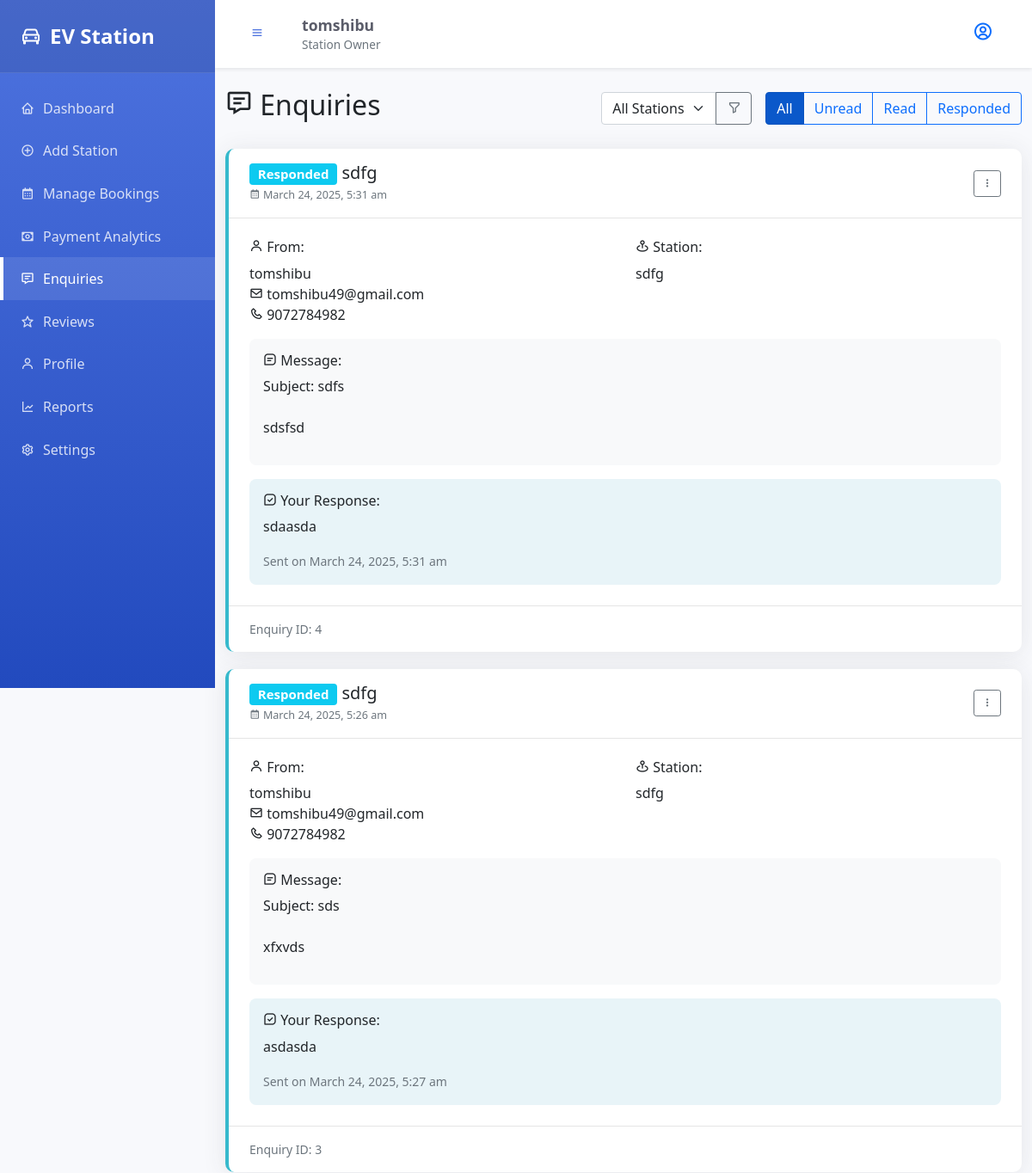
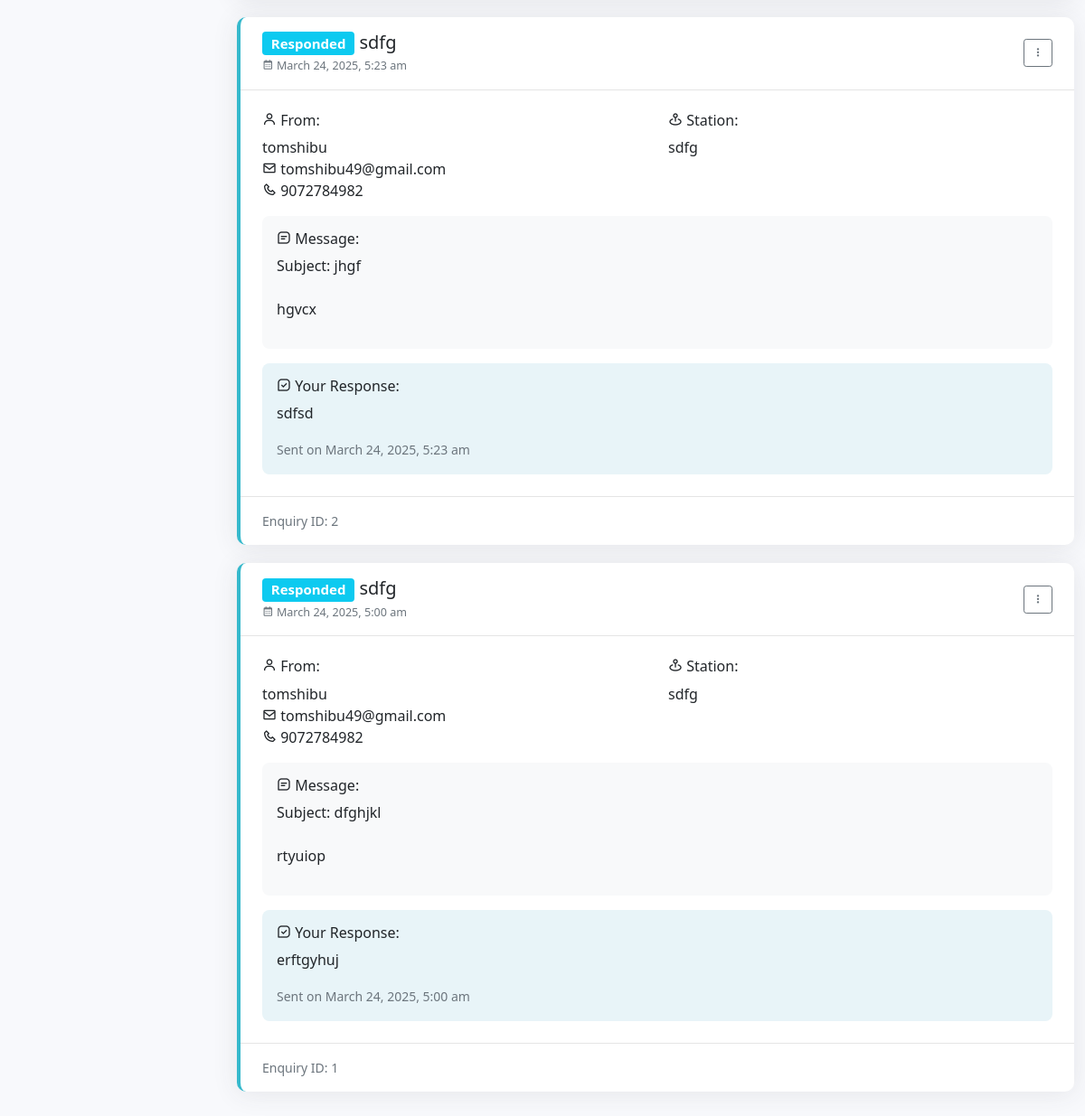
Screenshot of /view-enquiries.php (signed in) with the database file from the repository (2 pictures, top to bottom).
### tables this page shows
CREATE TABLE `enquiries` (
  `enquiry_id` int(11) NOT NULL,
  `user_id` int(11) NOT NULL,
  `station_id` int(11) NOT NULL,
  `message` text NOT NULL,
  `enquiry_date` timestamp NOT NULL DEFAULT current_timestamp(),
  `status` enum('unread','read','responded') DEFAULT 'unread',
  `response` text DEFAULT NULL,
  `response_date` timestamp NULL DEFAULT NULL,
  `created_at` timestamp NOT NULL DEFAULT current_timestamp(),
  `updated_at` timestamp NOT NULL DEFAULT current_timestamp() ON UPDATE current_timestamp()
);

CREATE TABLE `charging_stations` (
  `station_id` int(11) NOT NULL,
  `owner_name` varchar(100) NOT NULL,
  `name` varchar(100) NOT NULL,
  `location` point NOT NULL,
  `address` varchar(255) NOT NULL,
  `operator_id` int(11) DEFAULT NULL,
  `price` decimal(10,2) NOT NULL DEFAULT 0.00,
  `charger_types` longtext NOT NULL CHECK (json_valid(`charger_types`)),
  `total_slots` int(11) NOT NULL,
  `available_slots` int(11) NOT NULL DEFAULT 0,
  `status` enum('active','inactive','maintenance') DEFAULT 'active',
  `image` varchar(255) DEFAULT NULL,
  `created_at` timestamp NOT NULL DEFAULT current_timestamp(),
  `updated_at` timestamp NOT NULL DEFAULT current_timestamp() ON UPDATE current_timestamp(),
  `price_per_hour` decimal(10,2) NOT NULL DEFAULT 100.00
);

CREATE TABLE `tbl_users` (
  `user_id` int(11) NOT NULL,
  `email` varchar(255) NOT NULL,
  `passwordhash` varchar(255) NOT NULL,
  `name` varchar(100) NOT NULL,
  `username` varchar(100) NOT NULL,
  `phone_number` varchar(20) DEFAULT NULL,
  `profile_picture` varchar(255) DEFAULT NULL,
  `is_admin` tinyint(1) DEFAULT 0,
  `created_at` timestamp NOT NULL DEFAULT current_timestamp(),
  `status` enum('pending','active','inactive') DEFAULT 'pending',
  `updated_at` timestamp NOT NULL DEFAULT current_timestamp() ON UPDATE current_timestamp(),
  `verification_token` varchar(64) DEFAULT NULL,
  `token_expiry` datetime DEFAULT NULL,
  `otp` varchar(6) DEFAULT NULL,
  `otp_expiration` datetime DEFAULT NULL,
  `is_verified` tinyint(1) DEFAULT 0
);

### view-enquiries.php (the view, shortened to what this page needs)
<?php
require_once 'config.php';
$enquiries = [];
try {
    $stationFilter = '';
    $stmt = $pdo->prepare("
        SELECT
            e.enquiry_id,
            e.user_id,
            e.station_id,
            e.message,
            e.enquiry_date,
            e.status,
            e.response,
            e.response_date,
            cs.name as station_name,
            u.name as user_name,
            u.email as user_email,
            u.phone_number as user_phone
        FROM
            enquiries e
        JOIN
            charging_stations cs ON e.station_id = cs.station_id
        JOIN
            tbl_users u ON e.user_id = u.user_id
        WHERE
            cs.owner_name = ?
            $stationFilter
        ORDER BY
            CASE
                WHEN e.status = 'unread' THEN 1
                WHEN e.status = 'read' THEN 2
                WHEN e.status = 'responded' THEN 3
            END,
            e.enquiry_date DESC
    ");
    $params = [$_SESSION['owner_name']];
    $stmt->execute($params);
    $enquiries = $stmt->fetchAll();
} catch (PDOException $e) {
    error_log("Database error in view-enquiries.php: " . $e->getMessage());
    error_log("SQL State: " . $e->getCode());
    $error = "Database error: " . $e->getMessage();
} catch (Exception $e) {
    error_log("General error in view-enquiries.php: " . $e->getMessage());
    $error = "An error occurred while loading enquiries. Please try again later.";
}
?>
<!DOCTYPE html>
<html lang="en">
<head>
    <link href="https://cdn.jsdelivr.net/npm/bootstrap@5.1.3/dist/css/bootstrap.min.css" rel="stylesheet">
    <link href="https://cdn.jsdelivr.net/npm/boxicons@2.0.7/css/boxicons.min.css" rel="stylesheet">
</head>
<body>
    <div class="page-container">
        <div class="sidebar-container" id="sidebar">
            <div class="sidebar-header">
                <a href="station-owner-dashboard.php" class="sidebar-brand">
                    <i class='bx bx-car'></i>
                    <span>EV Station</span>
                </a>
            </div>
            <div class="sidebar-nav">
                <a href="station-owner-dashboard.php" class="sidebar-link">
                    <i class='bx bx-home'></i>
                    <span>Dashboard</span>
                </a>
                <a href="so_add_station.php" class="sidebar-link">
                    <i class='bx bx-plus-circle'></i>
                    <span>Add Station</span>
                </a>
                <a href="manage-booking.php" class="sidebar-link">
                    <i class='bx bx-calendar'></i>
                    <span>Manage Bookings</span>
                </a>
                <a href="station_owner/payment_analytics.php" class="sidebar-link">
                    <i class='bx bx-money'></i>
                    <span>Payment Analytics</span>
                </a>
                <a href="view-enquiries.php" class="sidebar-link active">
                    <i class='bx bx-message-detail'></i>
                    <span>Enquiries</span>
                </a>
                <a href="view-reviews.php" class="sidebar-link">
                    <i class='bx bx-star'></i>
                    <span>Reviews</span>
                </a>
                <a href="station_owner/so_profile.php" class="sidebar-link">
                    <i class='bx bx-user'></i>
                    <span>Profile</span>
                </a>
                <a href="reports.php" class="sidebar-link">
                    <i class='bx bx-line-chart'></i>
                    <span>Reports</span>
                </a>
                <a href="settings.php" class="sidebar-link">
                    <i class='bx bx-cog'></i>
                    <span>Settings</span>
                </a>
            </div>
        </div>
        <div class="main-content">
            <header class="main-header">
                <div class="header-left">
                    <button class="btn btn-link" id="sidebarToggle">
                        <i class='bx bx-menu'></i>
                    </button>
                    <div class="user-menu">
                        <div class="user-info">
                            <div class="user-name"><?php echo htmlspecialchars($_SESSION['owner_name']); ?></div>
                            <div class="user-role">Station Owner</div>
                        </div>
                    </div>
                </div>
                <div class="dropdown">
                    <button class="btn btn-link" type="button" id="userMenuButton" data-bs-toggle="dropdown">
                        <i class='bx bx-user-circle fs-4'></i>
                    </button>
                </div>
            </header>
            <div class="container-fluid py-4">
                <div class="d-flex justify-content-between align-items-center mb-4">
                    <h2>
                        <i class='bx bx-message-detail'></i>
                        Enquiries
                    </h2>
                    <div class="d-flex align-items-center">
                        <form method="get" class="me-3">
                            <div class="input-group">
                                <select name="station_id" class="form-select" onchange="this.form.submit()">
                                    <option value="">All Stations</option>
                                </select>
                                <button class="btn btn-outline-secondary" type="submit">
                                    <i class='bx bx-filter-alt'></i>
                                </button>
                            </div>
                        </form>
                        <div class="btn-group">
                            <button type="button" class="btn btn-outline-primary" id="filterAll">All</button>
                            <button type="button" class="btn btn-outline-primary" id="filterUnread">Unread</button>
                            <button type="button" class="btn btn-outline-primary" id="filterRead">Read</button>
                            <button type="button" class="btn btn-outline-primary" id="filterResponded">Responded</button>
                        </div>
                    </div>
                </div>
                <?php if (empty($enquiries)): ?>
                    <div class="section-card text-center py-5">
                        <i class='bx bx-message-x' style="font-size: 4rem; color: #6c757d;"></i>
                        <h4 class="mt-3">No Enquiries Found</h4>
                        <p class="text-muted">You don't have any enquiries for your charging stations yet.</p>
                    </div>
                <?php else: ?>
                    <div class="enquiries-container">
                        <?php foreach ($enquiries as $enquiry): ?>
                            <div class="card enquiry-card enquiry-<?php echo $enquiry['status']; ?>"
                                 data-status="<?php echo $enquiry['status']; ?>">
                                <div class="enquiry-header">
                                    <div>
                                        <h5 class="mb-0">
                                            <span class="badge badge-<?php echo $enquiry['status']; ?> bg-<?php
                                                echo $enquiry['status'] === 'unread' ? 'primary' :
                                                    ($enquiry['status'] === 'read' ? 'success' : 'info');
                                            ?>">
                                                <?php echo ucfirst($enquiry['status']); ?>
                                            </span>
                                            <?php echo htmlspecialchars($enquiry['station_name']); ?>
                                        </h5>
                                        <div class="enquiry-date">
                                            <small>
                                                <i class='bx bx-calendar'></i>
                                                <?php echo date('F j, Y, g:i a', strtotime($enquiry['enquiry_date'])); ?>
                                            </small>
                                        </div>
                                    </div>
                                    <div>
                                        <div class="dropdown">
                                            <button class="btn btn-sm btn-outline-secondary" type="button" data-bs-toggle="dropdown">
                                                <i class='bx bx-dots-vertical-rounded'></i>
                                            </button>
                                        </div>
                                    </div>
                                </div>
                                <div class="enquiry-body">
                                    <div class="row mb-3">
                                        <div class="col-md-6">
                                            <h6><i class='bx bx-user'></i> From:</h6>
                                            <p class="mb-0"><?php echo htmlspecialchars($enquiry['user_name']); ?></p>
                                            <p class="mb-0">
                                                <i class='bx bx-envelope'></i>
                                                <?php echo htmlspecialchars($enquiry['user_email']); ?>
                                            </p>
                                            <?php if (!empty($enquiry['user_phone'])): ?>
                                                <p class="mb-0">
                                                    <i class='bx bx-phone'></i>
                                                    <?php echo htmlspecialchars($enquiry['user_phone']); ?>
                                                </p>
                                            <?php endif; ?>
                                        </div>
                                        <div class="col-md-6">
                                            <h6><i class='bx bx-map-pin'></i> Station:</h6>
                                            <p><?php echo htmlspecialchars($enquiry['station_name']); ?></p>
                                        </div>
                                    </div>
                                    <div class="enquiry-message">
                                        <h6><i class='bx bx-message-square-detail'></i> Message:</h6>
                                        <p><?php echo nl2br(htmlspecialchars($enquiry['message'])); ?></p>
                                    </div>
                                    <?php if (!empty($enquiry['response'])): ?>
                                        <div class="enquiry-response">
                                            <h6><i class='bx bx-message-square-check'></i> Your Response:</h6>
                                            <p><?php echo nl2br(htmlspecialchars($enquiry['response'])); ?></p>
                                            <small class="text-muted">
                                                Sent on <?php echo date('F j, Y, g:i a', strtotime($enquiry['response_date'])); ?>
                                            </small>
                                        </div>
                                    <?php endif; ?>
                                </div>
                                <div class="enquiry-footer">
                                    <small class="text-muted">
                                        Enquiry ID: <?php echo $enquiry['enquiry_id']; ?>
                                    </small>
                                </div>
                            </div>
                        <?php endforeach; ?>
                    </div>
                <?php endif; ?>
            </div>
        </div>
    </div>
</body>
</html>

### view-enquiries.php (style rules this page uses)
:root { --primary-color: #4e73df; --secondary-color: #1cc88a; --info-color: #36b9cc; --warning-color: #f6c23e; --dark-color: #5a5c69; }
body { background-color: #f8f9fc; }
.page-container { display: flex; min-height: 100vh; }
.sidebar-container { width: 250px; background: linear-gradient(180deg, #4e73df 0%, #224abe 100%); position: fixed; height: 100vh; z-index: 1000; }
.sidebar-header { padding: 1.5rem; background: rgba(0, 0, 0, 0.1); border-bottom: 1px solid rgba(255, 255, 255, 0.1); }
.sidebar-brand { color: white; font-size: 1.5rem; font-weight: 700; text-decoration: none; display: flex; align-items: center; gap: 10px; }
.sidebar-nav { padding: 1rem 0; }
.sidebar-link { padding: 0.8rem 1.5rem; color: rgba(255, 255, 255, 0.8); display: flex; align-items: center; gap: 10px; transition: all 0.3s ease; text-decoration: none; position: relative; }
.sidebar-link:hover, .sidebar-link.active { color: white; background: rgba(255, 255, 255, 0.1); text-decoration: none; }
.sidebar-link.active::before { content: ''; position: absolute; left: 0; top: 0; height: 100%; width: 4px; background: white; }
.main-content { flex: 1; margin-left: 250px; background: #f8f9fc; min-height: 100vh; }
.main-header { background: white; padding: 1rem 2rem; box-shadow: 0 2px 4px rgba(0,0,0,0.08); display: flex; justify-content: space-between; align-items: center; position: sticky; top: 0; z-index: 999; }
.header-left { display: flex; align-items: center; gap: 20px; }
.user-menu { display: flex; align-items: center; gap: 15px; }
.user-info { text-align: left; margin-left: 15px; }
.user-name { font-weight: 600; color: var(--dark-color); font-size: 1.1rem; }
.user-role { font-size: 0.85rem; color: #6c757d; }
#sidebarToggle { padding: 8px; border-radius: 8px; color: #4e73df; transition: all 0.3s ease; }
.enquiry-card { border-radius: 10px; border: none; box-shadow: 0 0.15rem 1.75rem 0 rgba(58, 59, 69, 0.1); margin-bottom: 20px; transition: all 0.3s ease; }
.enquiry-header { padding: 1rem 1.5rem; border-bottom: 1px solid rgba(0,0,0,0.1); display: flex; justify-content: space-between; align-items: center; }
.enquiry-date { font-size: 0.9rem; color: #6c757d; }
.enquiry-body { padding: 1.5rem; }
.enquiry-message { background: #f8f9fa; padding: 1rem; border-radius: 8px; margin-bottom: 1rem; }
.enquiry-response { background: #e8f4f8; padding: 1rem; border-radius: 8px; margin-top: 1rem; }
.enquiry-responded { border-left: 4px solid var(--info-color); }
.enquiry-footer { padding: 1rem 1.5rem; border-top: 1px solid rgba(0,0,0,0.1); display: flex; justify-content: space-between; align-items: center; }
.badge-responded { background-color: var(--info-color); }

### rows the page displays
enquiries: status "Responded", station.name "sdfg", enquiry_date "March 24, 2025, 5:31 am", user.name "tomshibu", user.email "tomshibu49@gmail.com", user.phone_number "9072784982", message "Subject: sdfs sdsfsd", response "sdaasda", response_date "March 24, 2025, 5:31 am", enquiry_id "4"
enquiries: status "Responded", station.name "sdfg", enquiry_date "March 24, 2025, 5:26 am", user.name "tomshibu", user.email "tomshibu49@gmail.com", user.phone_number "9072784982", message "Subject: sds xfxvds", response "asdasda", response_date "March 24, 2025, 5:27 am", enquiry_id "3"
enquiries: status "Responded", station.name "sdfg", enquiry_date "March 24, 2025, 5:23 am", user.name "tomshibu", user.email "tomshibu49@gmail.com", user.phone_number "9072784982", message "Subject: jhgf hgvcx", response "sdfsd", response_date "March 24, 2025, 5:23 am", enquiry_id "2"
enquiries: status "Responded", station.name "sdfg", enquiry_date "March 24, 2025, 5:00 am", user.name "tomshibu", user.email "tomshibu49@gmail.com", user.phone_number "9072784982", message "Subject: dfghjkl rtyuiop", response "erftgyhuj", response_date "March 24, 2025, 5:00 am", enquiry_id "1"

### other values shown
$_SESSION['owner_name'] "tomshibu"
